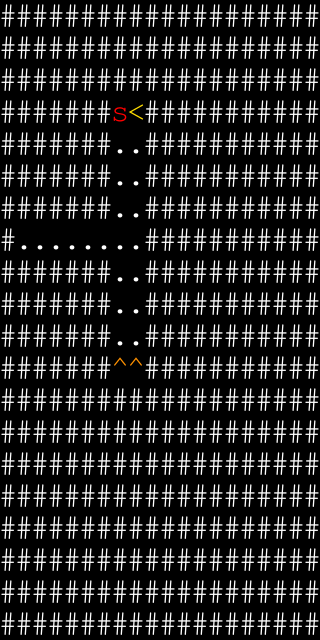

A 2D game scene composited from a Tiled map and its tileset images. What follows is a short description and the map's XML, with every tile layer's data as written:
An orthogonal 20x20 tile map with 16x32 px tiles, 2 tile layers (Terrain, Foes).

<map version="1.10" tiledversion="1.11.2" orientation="orthogonal" renderorder="right-down" width="20" height="20" tilewidth="16" tileheight="32" infinite="0" nextlayerid="4" nextobjectid="1">
 <properties>
  <property name="fp_regen" type="int" value="100" />
  <property name="name" value="Time lab - Blind kill" />
  <property name="senses" value="Self;Sight;Touch;Hearing" />
  <property name="timeline_length" type="int" value="100" />
  <property name="timeline_type" value="Asynchronous" />
 </properties>
 <tileset firstgid="1" source="tileset/editor.tsx" />
 <layer id="1" name="Terrain" width="20" height="20">
  <data encoding="csv">
5,5,5,5,5,5,5,5,5,5,5,5,5,5,5,5,5,5,5,5,
5,5,5,5,5,5,5,5,5,5,5,5,5,5,5,5,5,5,5,5,
5,5,5,5,5,5,5,5,5,5,5,5,5,5,5,5,5,5,5,5,
5,5,5,5,5,5,5,1,8,5,5,5,5,5,5,5,5,5,5,5,
5,5,5,5,5,5,5,1,1,5,5,5,5,5,5,5,5,5,5,5,
5,5,5,5,5,5,5,1,1,5,5,5,5,5,5,5,5,5,5,5,
5,5,5,5,5,5,5,1,1,5,5,5,5,5,5,5,5,5,5,5,
5,1,1,1,1,1,1,1,1,5,5,5,5,5,5,5,5,5,5,5,
5,5,5,5,5,5,5,1,1,5,5,5,5,5,5,5,5,5,5,5,
5,5,5,5,5,5,5,1,1,5,5,5,5,5,5,5,5,5,5,5,
5,5,5,5,5,5,5,1,1,5,5,5,5,5,5,5,5,5,5,5,
5,5,5,5,5,5,5,3,3,5,5,5,5,5,5,5,5,5,5,5,
5,5,5,5,5,5,5,5,5,5,5,5,5,5,5,5,5,5,5,5,
5,5,5,5,5,5,5,5,5,5,5,5,5,5,5,5,5,5,5,5,
5,5,5,5,5,5,5,5,5,5,5,5,5,5,5,5,5,5,5,5,
5,5,5,5,5,5,5,5,5,5,5,5,5,5,5,5,5,5,5,5,
5,5,5,5,5,5,5,5,5,5,5,5,5,5,5,5,5,5,5,5,
5,5,5,5,5,5,5,5,5,5,5,5,5,5,5,5,5,5,5,5,
5,5,5,5,5,5,5,5,5,5,5,5,5,5,5,5,5,5,5,5,
5,5,5,5,5,5,5,5,5,5,5,5,5,5,5,5,5,5,5,5
</data>
 </layer>
 <layer id="2" name="Foes" width="20" height="20">
  <data encoding="csv">
0,0,0,0,0,0,0,0,0,0,0,0,0,0,0,0,0,0,0,0,
0,0,0,0,0,0,0,0,0,0,0,0,0,0,0,0,0,0,0,0,
0,0,0,0,0,0,0,0,0,0,0,0,0,0,0,0,0,0,0,0,
0,0,0,0,0,0,0,7,0,0,0,0,0,0,0,0,0,0,0,0,
0,0,0,0,0,0,0,0,0,0,0,0,0,0,0,0,0,0,0,0,
0,0,0,0,0,0,0,0,0,0,0,0,0,0,0,0,0,0,0,0,
0,0,0,0,0,0,0,0,0,0,0,0,0,0,0,0,0,0,0,0,
0,0,0,0,0,0,0,0,0,0,0,0,0,0,0,0,0,0,0,0,
0,0,0,0,0,0,0,0,0,0,0,0,0,0,0,0,0,0,0,0,
0,0,0,0,0,0,0,0,0,0,0,0,0,0,0,0,0,0,0,0,
0,0,0,0,0,0,0,0,0,0,0,0,0,0,0,0,0,0,0,0,
0,0,0,0,0,0,0,0,0,0,0,0,0,0,0,0,0,0,0,0,
0,0,0,0,0,0,0,0,0,0,0,0,0,0,0,0,0,0,0,0,
0,0,0,0,0,0,0,0,0,0,0,0,0,0,0,0,0,0,0,0,
0,0,0,0,0,0,0,0,0,0,0,0,0,0,0,0,0,0,0,0,
0,0,0,0,0,0,0,0,0,0,0,0,0,0,0,0,0,0,0,0,
0,0,0,0,0,0,0,0,0,0,0,0,0,0,0,0,0,0,0,0,
0,0,0,0,0,0,0,0,0,0,0,0,0,0,0,0,0,0,0,0,
0,0,0,0,0,0,0,0,0,0,0,0,0,0,0,0,0,0,0,0,
0,0,0,0,0,0,0,0,0,0,0,0,0,0,0,0,0,0,0,0
</data>
 </layer>
</map>
